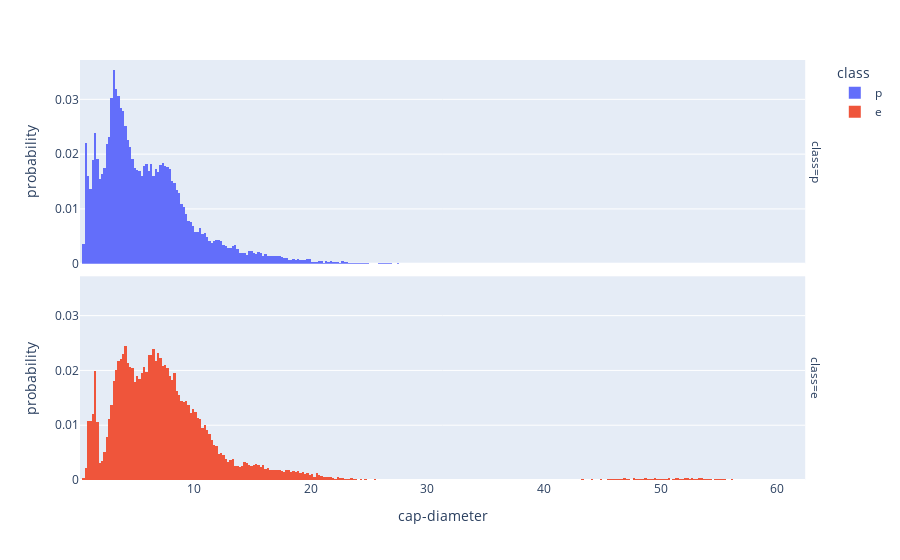
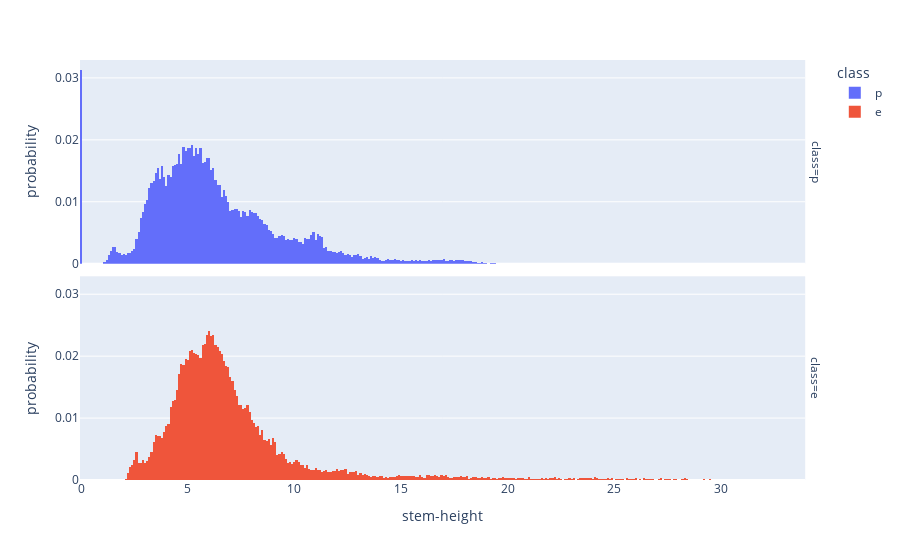
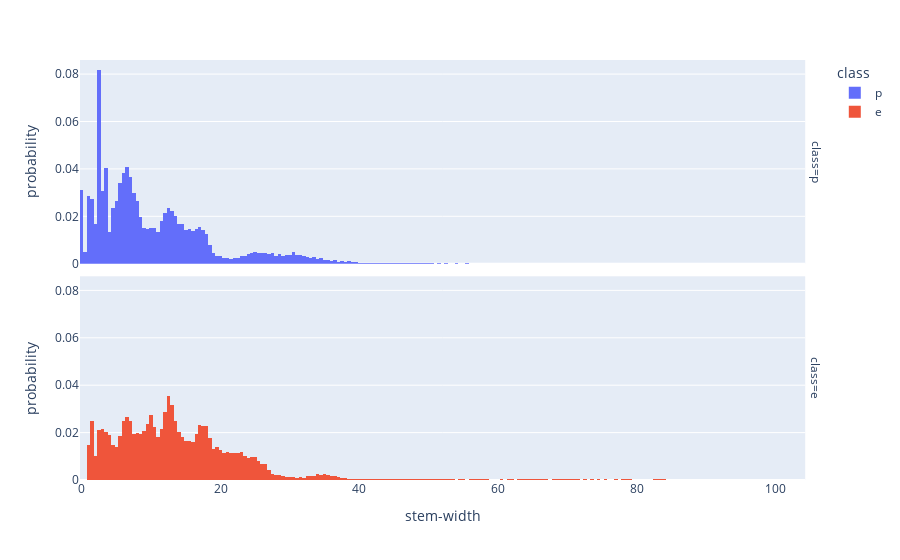

The notebook cell these images were saved under, in order:
### Code cell
## Histograms by the target varibale 
# Because the distributions look alike in every case, I think we should descart numerical features as very much explanatory of the target variable 
for feature in df_numerical_features:
    fig = px.histogram(df, feature, color="class", facet_row ="class", histnorm="probability")
    fig.show()

### Figure 1 — Plotly figure (JSON) as saved in the notebook; plotly's stock layout.template omitted (floating-point values rounded to 4 significant figures; data arrays with more than 128 entries replaced by an {"elided": "..."} marker saying what was removed)
{"data": [{"alignmentgroup": "True", "bingroup": "x", "histnorm": "probability", "hovertemplate": "class=p<br>cap-diameter=%{x}<br>probability=%{y}<extra></extra>", "legendgroup": "p", "marker": {"color": "#636efa", "pattern": {"shape": ""}}, "name": "p", "offsetgroup": "p", "orientation": "v", "showlegend": true, "type": "histogram", "x": {"elided": "33888 float values"}, "xaxis": "x2", "yaxis": "y2"}, {"alignmentgroup": "True", "bingroup": "x", "histnorm": "probability", "hovertemplate": "class=e<br>cap-diameter=%{x}<br>probability=%{y}<extra></extra>", "legendgroup": "e", "marker": {"color": "#EF553B", "pattern": {"shape": ""}}, "name": "e", "offsetgroup": "e", "orientation": "v", "showlegend": true, "type": "histogram", "x": {"elided": "27181 float values"}, "xaxis": "x", "yaxis": "y"}], "layout": {"annotations": [{"font": {}, "showarrow": false, "text": "class=e", "textangle": 90, "x": 0.98, "xanchor": "left", "xref": "paper", "y": 0.2425, "yanchor": "middle", "yref": "paper"}, {"font": {}, "showarrow": false, "text": "class=p", "textangle": 90, "x": 0.98, "xanchor": "left", "xref": "paper", "y": 0.7575, "yanchor": "middle", "yref": "paper"}], "barmode": "relative", "legend": {"title": {"text": "class"}, "tracegroupgap": 0}, "margin": {"t": 60}, "xaxis": {"anchor": "y", "domain": [0, 0.98], "title": {"text": "cap-diameter"}}, "xaxis2": {"anchor": "y2", "domain": [0, 0.98], "matches": "x", "showticklabels": false}, "yaxis": {"anchor": "x", "domain": [0, 0.485], "title": {"text": "probability"}}, "yaxis2": {"anchor": "x2", "domain": [0.515, 1], "matches": "y", "title": {"text": "probability"}}}}

### Figure 2 — Plotly figure (JSON) as saved in the notebook; plotly's stock layout.template omitted (floating-point values rounded to 4 significant figures; data arrays with more than 128 entries replaced by an {"elided": "..."} marker saying what was removed)
{"data": [{"alignmentgroup": "True", "bingroup": "x", "histnorm": "probability", "hovertemplate": "class=p<br>stem-height=%{x}<br>probability=%{y}<extra></extra>", "legendgroup": "p", "marker": {"color": "#636efa", "pattern": {"shape": ""}}, "name": "p", "offsetgroup": "p", "orientation": "v", "showlegend": true, "type": "histogram", "x": {"elided": "33888 float values"}, "xaxis": "x2", "yaxis": "y2"}, {"alignmentgroup": "True", "bingroup": "x", "histnorm": "probability", "hovertemplate": "class=e<br>stem-height=%{x}<br>probability=%{y}<extra></extra>", "legendgroup": "e", "marker": {"color": "#EF553B", "pattern": {"shape": ""}}, "name": "e", "offsetgroup": "e", "orientation": "v", "showlegend": true, "type": "histogram", "x": {"elided": "27181 float values"}, "xaxis": "x", "yaxis": "y"}], "layout": {"annotations": [{"font": {}, "showarrow": false, "text": "class=e", "textangle": 90, "x": 0.98, "xanchor": "left", "xref": "paper", "y": 0.2425, "yanchor": "middle", "yref": "paper"}, {"font": {}, "showarrow": false, "text": "class=p", "textangle": 90, "x": 0.98, "xanchor": "left", "xref": "paper", "y": 0.7575, "yanchor": "middle", "yref": "paper"}], "barmode": "relative", "legend": {"title": {"text": "class"}, "tracegroupgap": 0}, "margin": {"t": 60}, "xaxis": {"anchor": "y", "domain": [0, 0.98], "title": {"text": "stem-height"}}, "xaxis2": {"anchor": "y2", "domain": [0, 0.98], "matches": "x", "showticklabels": false}, "yaxis": {"anchor": "x", "domain": [0, 0.485], "title": {"text": "probability"}}, "yaxis2": {"anchor": "x2", "domain": [0.515, 1], "matches": "y", "title": {"text": "probability"}}}}

### Figure 3 — Plotly figure (JSON) as saved in the notebook; plotly's stock layout.template omitted (floating-point values rounded to 4 significant figures; data arrays with more than 128 entries replaced by an {"elided": "..."} marker saying what was removed)
{"data": [{"alignmentgroup": "True", "bingroup": "x", "histnorm": "probability", "hovertemplate": "class=p<br>stem-width=%{x}<br>probability=%{y}<extra></extra>", "legendgroup": "p", "marker": {"color": "#636efa", "pattern": {"shape": ""}}, "name": "p", "offsetgroup": "p", "orientation": "v", "showlegend": true, "type": "histogram", "x": {"elided": "33888 float values"}, "xaxis": "x2", "yaxis": "y2"}, {"alignmentgroup": "True", "bingroup": "x", "histnorm": "probability", "hovertemplate": "class=e<br>stem-width=%{x}<br>probability=%{y}<extra></extra>", "legendgroup": "e", "marker": {"color": "#EF553B", "pattern": {"shape": ""}}, "name": "e", "offsetgroup": "e", "orientation": "v", "showlegend": true, "type": "histogram", "x": {"elided": "27181 float values"}, "xaxis": "x", "yaxis": "y"}], "layout": {"annotations": [{"font": {}, "showarrow": false, "text": "class=e", "textangle": 90, "x": 0.98, "xanchor": "left", "xref": "paper", "y": 0.2425, "yanchor": "middle", "yref": "paper"}, {"font": {}, "showarrow": false, "text": "class=p", "textangle": 90, "x": 0.98, "xanchor": "left", "xref": "paper", "y": 0.7575, "yanchor": "middle", "yref": "paper"}], "barmode": "relative", "legend": {"title": {"text": "class"}, "tracegroupgap": 0}, "margin": {"t": 60}, "xaxis": {"anchor": "y", "domain": [0, 0.98], "title": {"text": "stem-width"}}, "xaxis2": {"anchor": "y2", "domain": [0, 0.98], "matches": "x", "showticklabels": false}, "yaxis": {"anchor": "x", "domain": [0, 0.485], "title": {"text": "probability"}}, "yaxis2": {"anchor": "x2", "domain": [0.515, 1], "matches": "y", "title": {"text": "probability"}}}}
